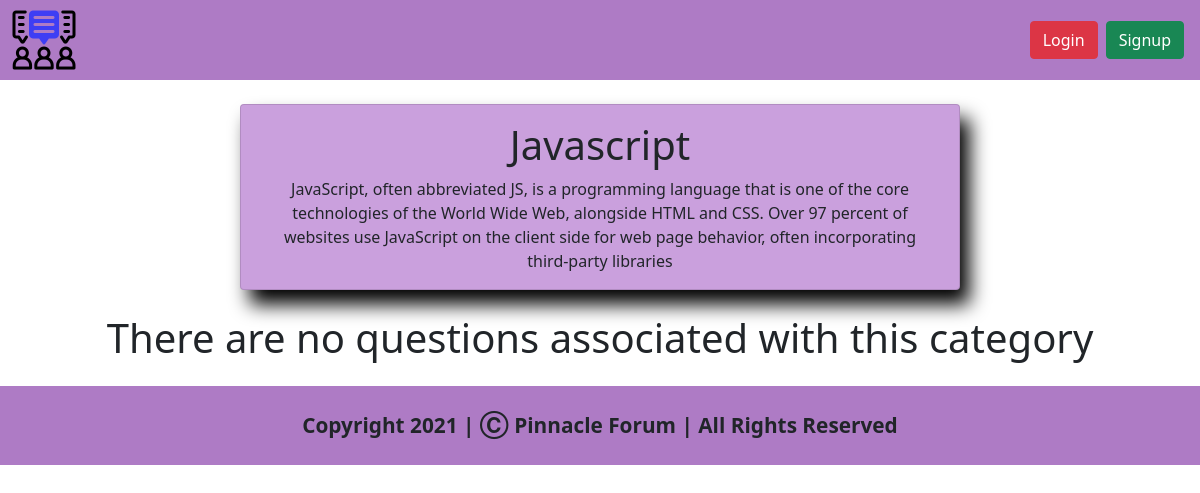
Page /category/099baa2035bf4aeaba348857555be7e3 on the earlier database version.
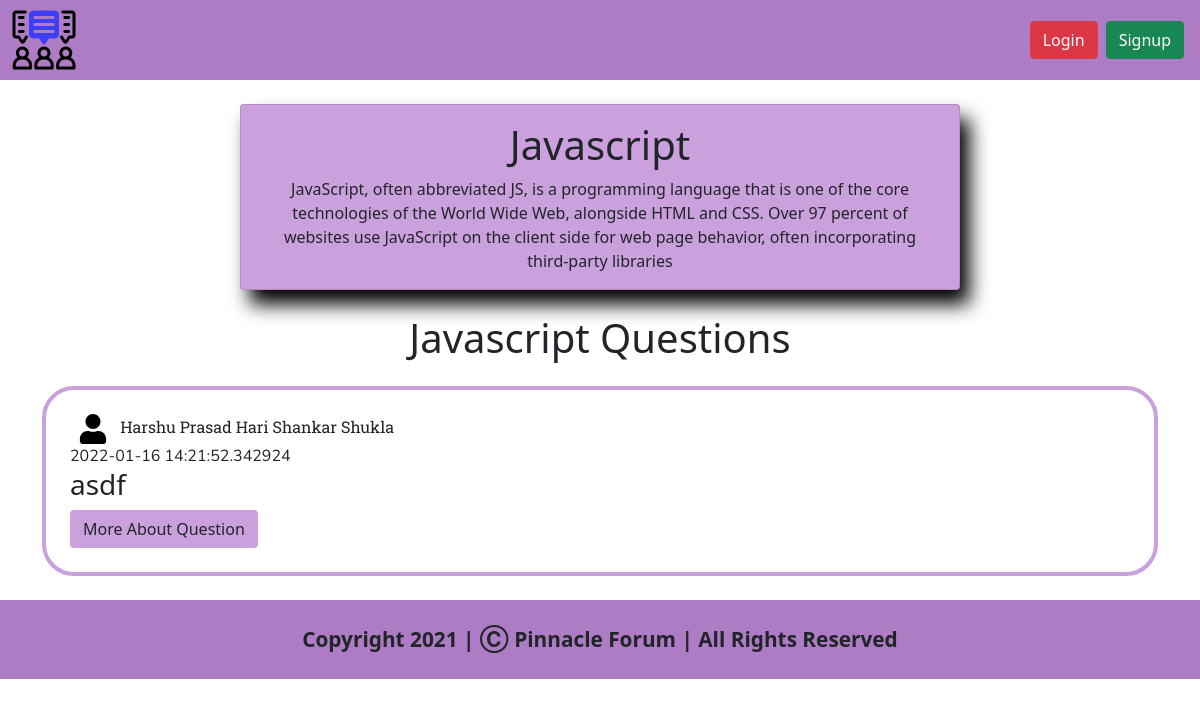
Same page on the later database version.
### views/models.py (models this page shows)
class Category(db.Model):
    categoryId = db.Column(db.String(300),primary_key=True)
    categoryName = db.Column(db.String(1000),nullable=False)
    categoryDescription = db.Column(db.String(10000),nullable=False)
    categoryImage = db.Column(db.String(1000),nullable=True)

class Question(db.Model):
    questionId = db.Column(db.String(1000),primary_key=True)
    questionTitle = db.Column(db.String(250),nullable=False)
    questionDescription = db.Column(db.String(250000),nullable=False)
    userNameOfAsker = db.Column(db.String(1000),nullable=False)
    realNameOfAsker = db.Column(db.String(250),nullable=False)
    categoryId = db.Column(db.String(300),nullable=False)
    dateNow = db.Column(db.DateTime,default=datetime.utcnow())

### views/category.py (the view)
@category.route('/<string:categoryId>')
def renderCategoryPageFunction(categoryId):
    categoryData = Category.query.filter_by(categoryId=categoryId).first() # Geting Data of the category having specific category id's
    questionData = Question.query.filter_by(categoryId=categoryId) # Getting the list of questions having category id same as that of the page
    areQuestionsNotThere = Question.query.filter_by(categoryId=categoryId).count() # Checking wether if there are some questions of this category or not
    if areQuestionsNotThere == 0:
        return render_template('category.html',user=current_user,category=categoryData,noQuestions=True) # Rendering HTML Page
    else:
        return render_template('category.html',user=current_user,category=categoryData,questions=questionData,noQuestions=False) # Rendering HTML Page

### views/templates/category.html (shortened to what this page needs)
<!doctype html>
<html lang="en">
<head>
    <link href="https://cdn.jsdelivr.net/npm/bootstrap@5.1.3/dist/css/bootstrap.min.css" rel="stylesheet"
>
    <link rel="stylesheet" href="{{ url_for('static',filename='css/category.css') }}">
    <link rel="stylesheet" href="{{ url_for('static',filename='responsive/category.css') }}">
</head>
<body>
    <nav class="navbar navbar-expand-lg navbar-light  navigation-bar" style="background-color: rgb(174, 123, 197);">
        <div class="container-fluid">
            <a href="/">
                <img src="../static/img/logo.png" id="companyLogoNavigationBar" src="home.html"
                    style="cursor: pointer;">
            </a>
            <div class="collapse navbar-collapse" id="navbarSupportedContent">
                <form class="d-flex">
                    {% if user.is_authenticated %}
                    <a class="btn btn-danger mx-1" href="/logout">Logout</a>
                    <a href="/profile/{{user.userName}}" class="user-icon-navbar mx-2">
                        <img src="../static/img/user-icon.svg" style="height: 30px; width: 30px;">
                    </a>
                    {% else %}
                    <a class="btn btn-danger mx-1" data-bs-toggle="modal" data-bs-target="#loginFormModal">Login</a>
                    <a class="btn btn-success mx-1" data-bs-toggle="modal" data-bs-target="#signupFormModal">Signup</a>
                    {% endif %}
                </form>
            </div>
        </div>
    </nav>
    <div class="card category-info-div text-center container my-4" style="width: 60vw;">
        <div class="card-body">
            <h1 class="card-title">{{category.categoryName}}</h1>
            <p class="card-text">{{category.categoryDescription}}</p>
        </div>
    </div>
    {% if noQuestions %}
    <h1 class="text-center my-4">There are no questions associated with this category</h1>
    {% else %}
    {% for question in questions %}
    <h1 class="text-center my-4" id="category-questions-heading">{{category.categoryName}} Questions</h1>
    <div class="questions-parent-div my-2 container">
        <div class="question-div my-4 px-4 py-4">
            <div class="user-div">
                <a href="/profile/{{question.userNameOfAsker}}"><img src="../static/img/user-icon.svg" class="user-icon-question mx-2"></a>
                <span class="userName">{{question.realNameOfAsker}}</span>
            </div>
            <div class="dateAddedDivOfQuestion">{{question.dateNow}}</div>
            <div class="question-info">
                <h3 class="question-heading">
                    {{question.questionTitle}}
                </h3>
            </div>
            <a href="/question/{{question.questionId}}" class="btn question-btn">More About Question</a>
        </div>
    </div>
    {% endfor %}
    {% endif %}
    <footer class="py-4"
        style="background-color: rgb(174, 123, 197); font-weight: bold; font-size: 1.3rem; text-align: center;">
        Copyright 2021 | Ⓒ Pinnacle Forum | All Rights Reserved
    </footer>
</body>
</html>

Differences in the rows shown:
added Question: {{ category.categoryName }} "Javascript", realNameOfAsker "Harshu Prasad Hari Shankar Shukla", dateNow "2022-01-16 14:21:52.342924", questionTitle "asdf"
Other differences:
text no longer shown: "There are no questions associated with this category"
